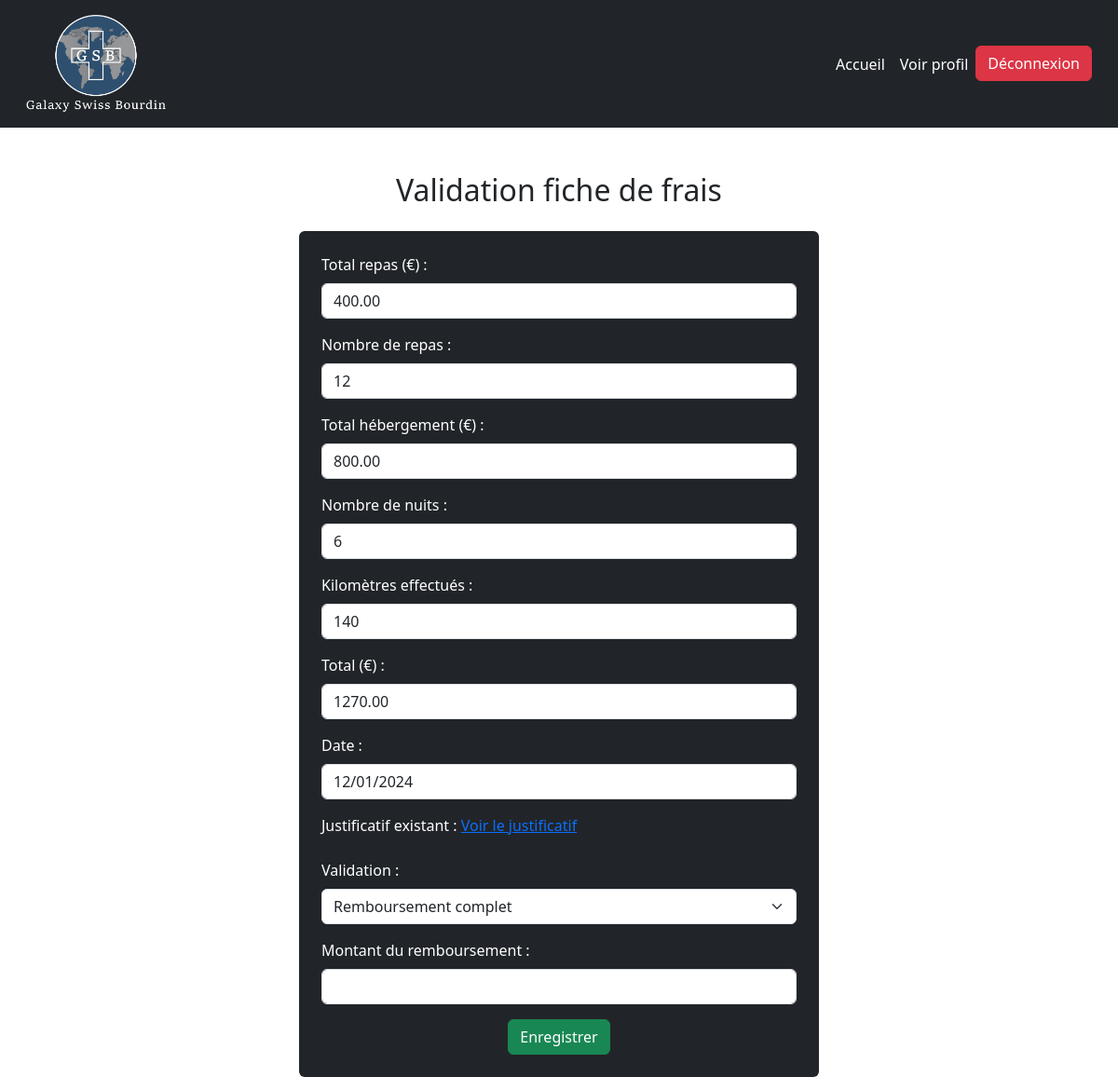
The app's page /validationFrais.php?fiche_id=24 with its own data.
### tables this page shows
CREATE TABLE `fiche_frais` (
  `n°fiche_frais` int NOT NULL,
  `montant_repas` decimal(10,2) DEFAULT NULL,
  `nombre_repas` int NOT NULL,
  `montant_hebergement` decimal(10,2) DEFAULT NULL,
  `nombre_hebergement` int NOT NULL,
  `montant_deplacement` decimal(10,2) DEFAULT '0.00',
  `nombre_deplacement` int NOT NULL,
  `total` decimal(10,2) NOT NULL,
  `date_soumission` date NOT NULL,
  `justificatif` varchar(255) NOT NULL,
  `kilometres_voiture` int DEFAULT '0',
  `statut` varchar(255) DEFAULT NULL,
  `montant_rembourse` decimal(10,2) DEFAULT '0.00',
  `id_visiteur` int DEFAULT NULL
);

### validationFrais.php (the view, shortened to what this page needs)
<?php
$host = 'collaiw225.mysql.db';
$dbname = 'collaiw225';
$username = 'collaiw225';
$password = '1234Azer';
try {
    $pdo = new PDO("mysql:host=$host;dbname=$dbname;charset=utf8", $username, $password);
    $pdo->setAttribute(PDO::ATTR_ERRMODE, PDO::ERRMODE_EXCEPTION);
} catch (PDOException $e) {
    die("Erreur de connexion : " . $e->getMessage());
}
$fiche_id = isset($_GET['fiche_id']) ? $_GET['fiche_id'] : null;
$stmt = $pdo->prepare("
    SELECT montant_repas, nombre_repas, montant_hebergement, nombre_hebergement, montant_deplacement, nombre_deplacement, total, date_soumission, justificatif, kilometres_voiture, statut
    FROM fiche_frais
    WHERE n°fiche_frais = :fiche_id
");
$stmt->execute(['fiche_id' => $fiche_id]);
$fiche = $stmt->fetch(PDO::FETCH_ASSOC);
?>
<!DOCTYPE html>
<html lang="fr">
<head>
    <link href="https://cdn.jsdelivr.net/npm/bootstrap@5.3.0/dist/css/bootstrap.min.css" rel="stylesheet">
</head>
<body class="text-white">
    <nav class="navbar navbar-expand-lg bg-dark navbar-dark p-3">
        <div class="container-fluid">
        <img src="assets\images\Fichier 1.png" alt="Logo" width="150" height="auto" class="d-inline-block align-text-center">
            <div class="collapse navbar-collapse" id="navbarNav">
                <ul class="navbar-nav ms-auto">
                    <li class="nav-item">
                        <a class="nav-link text-white" href="dashboardComptable.php">Accueil</a>
                    </li>
                    <li class="nav-item">
                        <a class="nav-link text-white" href="profilComptable.php?id=<?= $_SESSION['id'] ?>">Voir profil</a>
                    </li>
                    <li class="nav-item">
                        <form action="logout.php" method="post" class="d-inline">
                            <button type="submit" class="btn btn-danger">Déconnexion</button>
                        </form>
                    </li>
                </ul>
            </div>
        </div>
    </nav>
    <div class="container mt-5">
    <h2 class="text-center mb-4 text-dark">Validation fiche de frais</h2>
    <form class="text-white bg-dark p-4 rounded w-50 mx-auto" action="validationStatut.php" method="post">
        <div class="mb-3">
            <label for="montant_repas" class="form-label">Total repas (€) :</label>
            <input type="number" class="form-control" id="montant_repas" value="<?php echo htmlspecialchars($fiche['montant_repas']); ?>" readonly>
        </div>
        <div class="mb-3">
            <label for="nombre_repas" class="form-label">Nombre de repas :</label>
            <input type="number" class="form-control" id="nombre_repas" value="<?php echo htmlspecialchars($fiche['nombre_repas']); ?>" readonly>
        </div>
        <div class="mb-3">
            <label for="montant_hebergement" class="form-label">Total hébergement (€) :</label>
            <input type="number" class="form-control" id="montant_hebergement" value="<?php echo htmlspecialchars($fiche['montant_hebergement']); ?>" readonly>
        </div>
        <div class="mb-3">
            <label for="nombre_hebergement" class="form-label">Nombre de nuits :</label>
            <input type="number" class="form-control" id="nombre_hebergement" value="<?php echo htmlspecialchars($fiche['nombre_hebergement']); ?>" readonly>
        </div>
        <?php if ($fiche['kilometres_voiture'] === null): ?>
            <div id="transports_fields">
                <div class="mb-3">
                    <label for="total_deplacement" class="form-label">Total déplacement (€) :</label>
                    <input type="number" class="form-control" id="total_deplacement" value="<?php echo htmlspecialchars($fiche['montant_deplacement']); ?>" readonly>
                </div>
                <div class="mb-3">
                    <label for="nombre_deplacement" class="form-label">Nombre de déplacements :</label>
                    <input type="number" class="form-control" id="nombre_deplacement" value="<?php echo htmlspecialchars($fiche['nombre_deplacement']); ?>" readonly>
                </div>
            </div>
        <?php else: ?>
            <div id="voiture_fields">
                <div class="mb-3">
                    <label for="kilometres_voiture" class="form-label">Kilomètres effectués :</label>
                    <input type="number" class="form-control" id="kilometres_voiture" value="<?php echo htmlspecialchars($fiche['kilometres_voiture']); ?>" readonly>
                </div>
            </div>
        <?php endif; ?>
        <div class="mb-3">
            <label for="total" class="form-label">Total (€) :</label>
            <input type="number" class="form-control" id="total" value="<?php echo htmlspecialchars($fiche['total']); ?>" readonly>
        </div>
        <div class="mb-3">
            <label for="date" class="form-label">Date :</label>
            <input type="date" class="form-control" id="date" value="<?php echo htmlspecialchars($fiche['date_soumission']); ?>" readonly>
        </div>
        <?php if (!empty($fiche['justificatif'])): ?>
            <div class="mb-3">
                <label class="form-label">Justificatif existant :</label>
                <a href="assets/uploads/<?php echo $fiche['justificatif']; ?>" target="_blank">Voir le justificatif</a>
            </div>
        <?php endif; ?>
        <div class="mb-3">
    <label for="validation" class="form-label">Validation :</label>
    <select id="validation" name="validation" class="form-select">
        <option value="Complet">Remboursement complet</option>
    </select>
</div>
<div id="remboursement" class="mb-3">
    <label for="montant_rembourse" class="form-label">Montant du remboursement :</label>
    <input type="number" name="montant_rembourse" id="montant_rembourse" step="0.1" class="form-control">
</div>
<div class="text-center">
    <input type="submit" value="Enregistrer" name="enregistrer" class="btn btn-success">
</div>
</body>
</html>

### records on screen
fiche_frais: montant_repas "400.00", nombre_repas "12", montant_hebergement "800.00", nombre_hebergement "6", kilometres_voiture "140", total "1270.00", date_soumission "12/01/2024"
